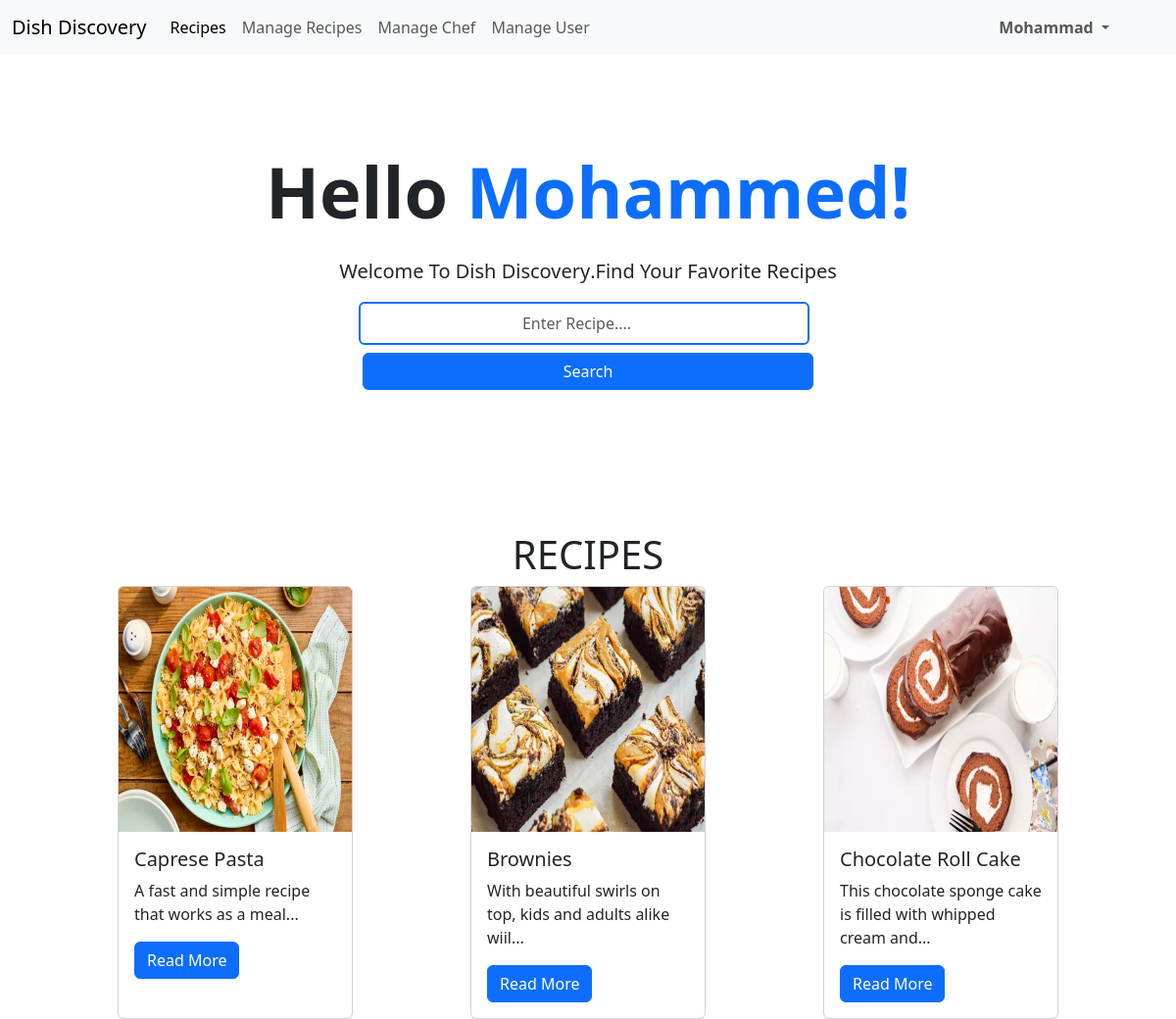
The page /admin_world/admin_home.php (signed in) on the database its author committed.
### tables this page shows
CREATE TABLE `recipe_table` (
  `recipeid` varchar(30) NOT NULL,
  `chefid` varchar(30) DEFAULT NULL,
  `recipename` varchar(100) DEFAULT NULL,
  `preparationtime` varchar(50) DEFAULT NULL,
  `postdate` date DEFAULT NULL,
  `pic` varchar(50) DEFAULT NULL,
  `cuisinetype` varchar(40) DEFAULT NULL,
  `description` longtext DEFAULT NULL,
  `ingredients` longtext DEFAULT NULL,
  `steps` longtext DEFAULT NULL,
  `status` int(11) DEFAULT 0
);

### admin_world/admin_home.php (the view, shortened to what this page needs)
<!DOCTYPE html>
<html lang="en">
<head>
    <link href="https://cdn.jsdelivr.net/npm/bootstrap@5.3.1/dist/css/bootstrap.min.css" rel="stylesheet"
>
    <link rel="stylesheet" href="admin_home.css">
</head>
<body>
    <nav class="navbar navbar-expand-lg bg-light">
        <div class="container-fluid">
            <a class="navbar-brand" href="admin_home.php">Dish Discovery</a>
            <div class="collapse navbar-collapse" id="navbarSupportedContent">
                <ul class="navbar-nav me-auto mb-2 mb-lg-0">
                    <li class="nav-item">
                        <a class="nav-link active" aria-current="page" href="admin_home.php">Recipes</a>
                    </li>
                    <li class="nav-item">
                        <a class="nav-link" aria-current="page" href="admin_manage_recipe.php">Manage Recipes</a>
                    </li>
                    <li class="nav-item">
                        <a class="nav-link" aria-current="page" href="admin_manage_chef.php">Manage Chef</a>
                    </li>
                    <li class="nav-item">
                        <a class="nav-link" aria-current="page" href="admin_manage_user.php">Manage User</a>
                    </li>
                </ul>
                <div class="d-flex" role="search">
                    <ul class="navbar-nav me-5">
                        <li class="nav-item dropdown btn-outline-success ">
                            <a class="nav-link dropdown-toggle btn " href="#" role="button" data-bs-toggle="dropdown"
                                aria-expanded="false">
                                <b>Mohammad</b>
                            </a>
                        </li>
                    </ul>
                </div>
            </div>
        </div>
    </nav>
    <div class="container-fluid px-4 py-5 my-5 text-center">
        <div class="lc-block mb-4">
            <div editable="rich">
                <h2 class='display-2 fw-bold'>Hello <span class='text-primary'>Mohammed!</span></h2>
            </div>
        </div>
        <div class="lc-block col-lg-6 mx-auto mb-2">
            <div editable="rich">
                <p class="lead">Welcome To <b>Dish Discovery</b>.Find Your Favorite Recipes</p>
            </div>
        </div>
        <form action="admin_home.php" method="post">
            <div class="lc-block d-flex flex-column  gap-2 d-sm-flex align-items-center justify-content-sm-center mb-5">
                <input class="form-control search-bar me-2 text-center p-2 border-2 border-primary" type="search"
                    placeholder="Enter Recipe...." aria-label="Search" name="search">
                <button class="btn search-bar btn-primary" name="search-btn" type="submit">Search</button>
            </div>
        </form>
    </div>
    <h1 class="text-center b">RECIPES</h1>
    <section class="recipes-section d-flex justify-content-center">
        <div class="recipes-container d-flex lg justify-content-between flex-wrap gap-5">
            <?php
            include("../connection.php");
            if(isset($_POST['search-btn'])){
                $search = $_POST['search'];
                $sql = "SELECT recipeid, pic, recipename, description FROM recipe_table WHERE status=1 and recipename LIKE '%$search%' OR description LIKE '%$search%' OR cuisinetype LIKE '%$search%' OR ingredients LIKE '%$search%' OR steps LIKE '%$search%'";
                $r = mysqli_query($con, $sql);
                if(mysqli_num_rows($r) > 0){
                    while($row = mysqli_fetch_array($r))
                    {
                        $recipeid=$row['recipeid'];
                        $pic = $row['pic'];
                        $recipename = $row['recipename'];
                        $description = $row['description'];
                        $words = explode(' ', $description);
                        $shortDescription = implode(' ', array_slice($words, 0, 10));
                        echo "<div class='card col-12 col-lg-3'>";
                        echo "<img src='../images/recipe_images/$pic' class='card-img-top' alt='...' style='height: 250px;'>";
                        echo "<div class='card-body'>";
                        echo "<h5 class='card-title'>$recipename</h5>";
                        echo "<p class='card-text'>$shortDescription...</p>";
                        echo "<a href='admin_recipe_details.php?recipeid=$recipeid'class='btn btn-primary'>Read More</a>";
                        echo "</div>";
                        echo "</div>";
                    }
                } else {
                    echo "No matching recipes found.";
                }
            }
            else {
                $sql = "SELECT recipeid, pic, recipename, description FROM recipe_table where status=1";
                $r = mysqli_query($con, $sql);
                if(mysqli_num_rows($r) > 0){
                    while($row = mysqli_fetch_array($r))
                    {
                        $recipeid=$row['recipeid'];
                        $pic = $row['pic'];
                        $recipename = $row['recipename'];
                        $description = $row['description'];
                        $words = explode(' ', $description);
                        $shortDescription = implode(' ', array_slice($words, 0, 10));
                        echo "<div class='card col-12 col-lg-3'>";
                        echo "<img src='../images/recipe_images/$pic' class='card-img-top' alt='...' style='height: 250px;'>";
                        echo "<div class='card-body'>";
                        echo "<h5 class='card-title'>$recipename</h5>";
                        echo "<p class='card-text'>$shortDescription...</p>";
                        echo "<a href='admin_recipe_details.php?recipeid=$recipeid'class='btn btn-primary'>Read More</a>";
                        echo "</div>";
                        echo "</div>";
                    }
                } else {
                    echo "No recipes available.";
                }
            }
        ?>
        </div>
    </section>
</body>
</html>

### admin_world/admin_home.css (style rules this page uses)
.search-bar { width: 40%; }
.recipes-container { width: 80%; }

### rows shown on the page
recipe_table: pic (picture), recipename "Caprese Pasta", description "A fast and simple recipe that works as a meal"
recipe_table: pic (picture), recipename "Brownies", description "With beautiful swirls on top, kids and adults alike wiil"
recipe_table: pic (picture), recipename "Chocolate Roll Cake", shortDescription "This chocolate sponge cake is filled with whipped cream and"
